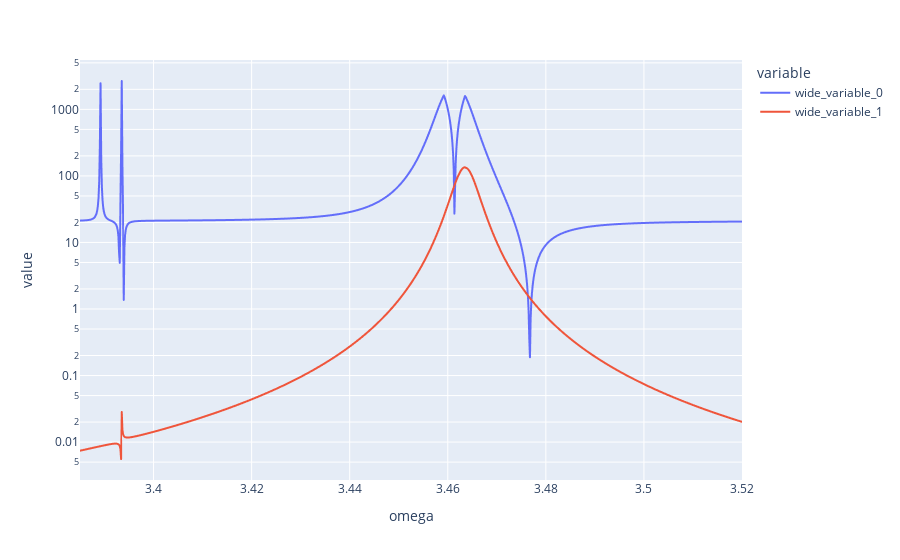

The cell this chart's notebook holds for it:
### Code cell
import plotly.express as px
import numpy as np

# ...existing code...
# omega_vals, der1_values1 already defined

fig = px.line(
    x=omega_vals,
    y=[f1_rate(np.abs(der1_values1))/1e3, ada10_shot/1e3],
    labels={'x': 'omega', 'y': 'value'},
    log_y=True
)
fig.show()

### Figure 1 — Plotly figure (JSON) as saved in the notebook; plotly's stock layout.template omitted (floating-point values rounded to 4 significant figures; data arrays with more than 128 entries replaced by an {"elided": "..."} marker saying what was removed)
{"data": [{"hovertemplate": "variable=wide_variable_0<br>omega=%{x}<br>value=%{y}<extra></extra>", "legendgroup": "wide_variable_0", "line": {"color": "#636efa", "dash": "solid"}, "marker": {"symbol": "circle"}, "mode": "lines", "name": "wide_variable_0", "showlegend": true, "type": "scattergl", "x": {"elided": "1000 float values"}, "xaxis": "x", "y": {"elided": "1000 float values"}, "yaxis": "y"}, {"hovertemplate": "variable=wide_variable_1<br>omega=%{x}<br>value=%{y}<extra></extra>", "legendgroup": "wide_variable_1", "line": {"color": "#EF553B", "dash": "solid"}, "marker": {"symbol": "circle"}, "mode": "lines", "name": "wide_variable_1", "showlegend": true, "type": "scattergl", "x": {"elided": "1000 float values"}, "xaxis": "x", "y": {"elided": "1000 float values"}, "yaxis": "y"}], "layout": {"legend": {"title": {"text": "variable"}, "tracegroupgap": 0}, "margin": {"t": 60}, "xaxis": {"anchor": "y", "domain": [0, 1], "title": {"text": "omega"}}, "yaxis": {"anchor": "x", "domain": [0, 1], "title": {"text": "value"}, "type": "log"}}}
